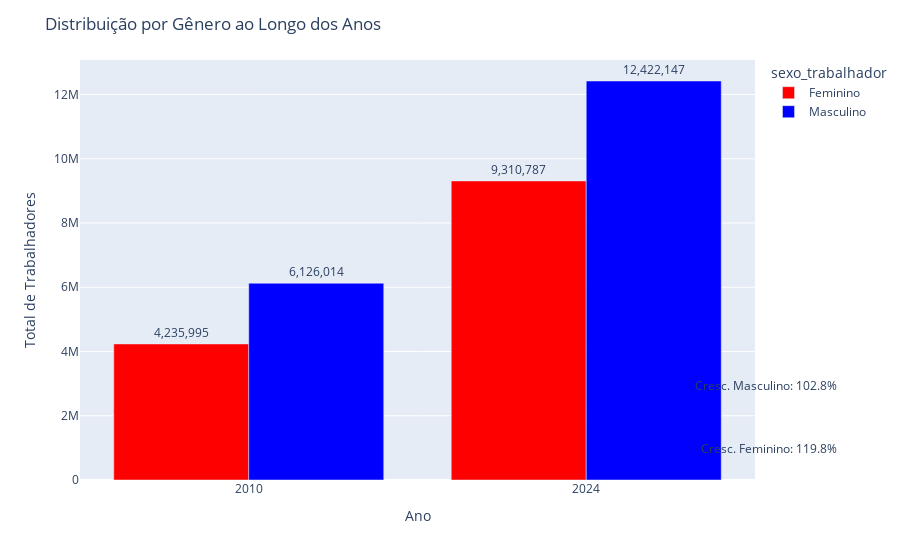

The cell this chart's notebook holds for it:
### Code cell
import plotly.express as px

def calc_growth(df, gender):
    initial = df[df['sexo_trabalhador'] == gender].iloc[0]['total']
    final = df[df['sexo_trabalhador'] == gender].iloc[-1]['total']
    return ((final - initial) / initial * 100)

growth_by_gender = pd.Series({
    gender: calc_growth(df, gender)
    for gender in df['sexo_trabalhador'].unique()
}, name='total')


fig = px.bar(df, x='ano', y='total', color='sexo_trabalhador', barmode='group',
             text='total',
             color_discrete_map={'Feminino': '#FF0000', 'Masculino': '#0000FF'})


fig.update_traces(texttemplate='%{text:,.0f}', textposition='outside')


for gender, growth in growth_by_gender.items():
    fig.add_annotation(
        text=f"Cresc. {gender}: {growth:.1f}%",
        xref="paper", yref="paper",
        x=1.125, y=0.05 if gender == 'Feminino' else 0.2,
        showarrow=False,
        align="right"
    )

fig.update_layout(
    title='Distribuição por Gênero ao Longo dos Anos',
    xaxis_title='Ano',
    yaxis_title='Total de Trabalhadores'
)

fig.show()

### Figure 1 — Plotly figure (JSON) as saved in the notebook; plotly's stock layout.template omitted (floating-point values rounded to 4 significant figures)
{"data": [{"alignmentgroup": "True", "hovertemplate": "sexo_trabalhador=Feminino<br>ano=%{x}<br>total=%{text}<extra></extra>", "legendgroup": "Feminino", "marker": {"color": "#FF0000", "pattern": {"shape": ""}}, "name": "Feminino", "offsetgroup": "Feminino", "orientation": "v", "showlegend": true, "text": [4235995, 9310787], "textposition": "outside", "texttemplate": "%{text:,.0f}", "type": "bar", "x": [2010, 2024], "xaxis": "x", "y": [4235995, 9310787], "yaxis": "y"}, {"alignmentgroup": "True", "hovertemplate": "sexo_trabalhador=Masculino<br>ano=%{x}<br>total=%{text}<extra></extra>", "legendgroup": "Masculino", "marker": {"color": "#0000FF", "pattern": {"shape": ""}}, "name": "Masculino", "offsetgroup": "Masculino", "orientation": "v", "showlegend": true, "text": [6126014, 12422147], "textposition": "outside", "texttemplate": "%{text:,.0f}", "type": "bar", "x": [2010, 2024], "xaxis": "x", "y": [6126014, 12422147], "yaxis": "y"}], "layout": {"annotations": [{"align": "right", "showarrow": false, "text": "Cresc. Feminino: 119.8%", "x": 1.125, "xref": "paper", "y": 0.05, "yref": "paper"}, {"align": "right", "showarrow": false, "text": "Cresc. Masculino: 102.8%", "x": 1.125, "xref": "paper", "y": 0.2, "yref": "paper"}], "barmode": "group", "legend": {"title": {"text": "sexo_trabalhador"}, "tracegroupgap": 0}, "margin": {"t": 60}, "title": {"text": "Distribuição por Gênero ao Longo dos Anos"}, "xaxis": {"anchor": "y", "domain": [0, 1], "title": {"text": "Ano"}}, "yaxis": {"anchor": "x", "domain": [0, 1], "title": {"text": "Total de Trabalhadores"}}}}
